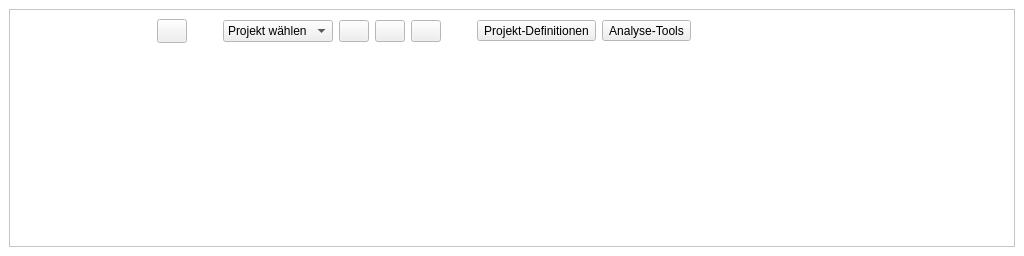
<?xml version="1.0" encoding="UTF-8"?>
<ui version="4.0">
 <class>ProjektCheckDockWidgetBase</class>
 <widget class="QDockWidget" name="ProjektCheckDockWidgetBase">
  <property name="geometry">
   <rect>
    <x>0</x>
    <y>0</y>
    <width>1024</width>
    <height>256</height>
   </rect>
  </property>
  <property name="sizePolicy">
   <sizepolicy hsizetype="Preferred" vsizetype="Fixed">
    <horstretch>0</horstretch>
    <verstretch>0</verstretch>
   </sizepolicy>
  </property>
  <property name="minimumSize">
   <size>
    <width>690</width>
    <height>96</height>
   </size>
  </property>
  <property name="palette">
   <palette>
    <active>
     <colorrole role="Base">
      <brush brushstyle="SolidPattern">
       <color alpha="255">
        <red>255</red>
        <green>255</green>
        <blue>255</blue>
       </color>
      </brush>
     </colorrole>
     <colorrole role="Window">
      <brush brushstyle="SolidPattern">
       <color alpha="255">
        <red>255</red>
        <green>255</green>
        <blue>255</blue>
       </color>
      </brush>
     </colorrole>
    </active>
    <inactive>
     <colorrole role="Base">
      <brush brushstyle="SolidPattern">
       <color alpha="255">
        <red>255</red>
        <green>255</green>
        <blue>255</blue>
       </color>
      </brush>
     </colorrole>
     <colorrole role="Window">
      <brush brushstyle="SolidPattern">
       <color alpha="255">
        <red>255</red>
        <green>255</green>
        <blue>255</blue>
       </color>
      </brush>
     </colorrole>
    </inactive>
    <disabled>
     <colorrole role="Base">
      <brush brushstyle="SolidPattern">
       <color alpha="255">
        <red>255</red>
        <green>255</green>
        <blue>255</blue>
       </color>
      </brush>
     </colorrole>
     <colorrole role="Window">
      <brush brushstyle="SolidPattern">
       <color alpha="255">
        <red>255</red>
        <green>255</green>
        <blue>255</blue>
       </color>
      </brush>
     </colorrole>
    </disabled>
   </palette>
  </property>
  <property name="autoFillBackground">
   <bool>false</bool>
  </property>
  <property name="styleSheet">
   <string notr="true">QFrame {
	image: url(:/images/images/banner_anamorphic_fading_3.png);
	image-position: top right;
}
QLabel{
	image: none;
}</string>
  </property>
  <property name="features">
   <set>QDockWidget::AllDockWidgetFeatures</set>
  </property>
  <property name="windowTitle">
   <string>Projekt-Check // Projekt-Verwaltung</string>
  </property>
  <widget class="QWidget" name="dockWidgetContents">
   <layout class="QVBoxLayout" name="verticalLayout">
    <item>
     <widget class="QFrame" name="frame">
      <property name="sizePolicy">
       <sizepolicy hsizetype="Expanding" vsizetype="Expanding">
        <horstretch>0</horstretch>
        <verstretch>0</verstretch>
       </sizepolicy>
      </property>
      <property name="minimumSize">
       <size>
        <width>56</width>
        <height>56</height>
       </size>
      </property>
      <property name="frameShape">
       <enum>QFrame::StyledPanel</enum>
      </property>
      <property name="frameShadow">
       <enum>QFrame::Raised</enum>
      </property>
      <layout class="QVBoxLayout" name="verticalLayout_2">
       <item>
        <layout class="QHBoxLayout" name="horizontalLayout" stretch="0,0,0,0,0,0,0,0,0,0,0">
         <property name="spacing">
          <number>6</number>
         </property>
         <property name="sizeConstraint">
          <enum>QLayout::SetDefaultConstraint</enum>
         </property>
         <property name="leftMargin">
          <number>0</number>
         </property>
         <property name="topMargin">
          <number>0</number>
         </property>
         <property name="rightMargin">
          <number>0</number>
         </property>
         <property name="bottomMargin">
          <number>0</number>
         </property>
         <item>
          <widget class="QLabel" name="label">
           <property name="sizePolicy">
            <sizepolicy hsizetype="Maximum" vsizetype="Maximum">
             <horstretch>0</horstretch>
             <verstretch>0</verstretch>
            </sizepolicy>
           </property>
           <property name="minimumSize">
            <size>
             <width>132</width>
             <height>24</height>
            </size>
           </property>
           <property name="maximumSize">
            <size>
             <width>132</width>
             <height>24</height>
            </size>
           </property>
           <property name="sizeIncrement">
            <size>
             <width>0</width>
             <height>7</height>
            </size>
           </property>
           <property name="font">
            <font>
             <family>MS Shell Dlg 2</family>
             <pointsize>14</pointsize>
             <weight>50</weight>
             <italic>false</italic>
             <bold>false</bold>
             <strikeout>false</strikeout>
             <kerning>true</kerning>
            </font>
           </property>
           <property name="text">
            <string/>
           </property>
           <property name="textFormat">
            <enum>Qt::AutoText</enum>
           </property>
           <property name="pixmap">
            <pixmap>../../images/ProjektCheck_Logo.png</pixmap>
           </property>
           <property name="scaledContents">
            <bool>true</bool>
           </property>
          </widget>
         </item>
         <item>
          <widget class="QPushButton" name="settings_button">
           <property name="maximumSize">
            <size>
             <width>30</width>
             <height>30</height>
            </size>
           </property>
           <property name="sizeIncrement">
            <size>
             <width>0</width>
             <height>0</height>
            </size>
           </property>
           <property name="text">
            <string/>
           </property>
           <property name="icon">
            <iconset>
             <normaloff>../../images/iconset_mob/20190619_iconset_mob_settings_2.png</normaloff>../../images/iconset_mob/20190619_iconset_mob_settings_2.png</iconset>
           </property>
          </widget>
         </item>
         <item>
          <spacer name="horizontalSpacer_6">
           <property name="orientation">
            <enum>Qt::Horizontal</enum>
           </property>
           <property name="sizeType">
            <enum>QSizePolicy::Fixed</enum>
           </property>
           <property name="sizeHint" stdset="0">
            <size>
             <width>30</width>
             <height>17</height>
            </size>
           </property>
          </spacer>
         </item>
         <item>
          <widget class="QComboBox" name="project_combo">
           <property name="sizePolicy">
            <sizepolicy hsizetype="Preferred" vsizetype="Fixed">
             <horstretch>0</horstretch>
             <verstretch>15</verstretch>
            </sizepolicy>
           </property>
           <property name="font">
            <font>
             <family>MS Shell Dlg 2</family>
            </font>
           </property>
           <property name="focusPolicy">
            <enum>Qt::WheelFocus</enum>
           </property>
           <property name="editable">
            <bool>false</bool>
           </property>
           <property name="currentText">
            <string>Projekt wählen</string>
           </property>
           <property name="maxVisibleItems">
            <number>10</number>
           </property>
           <property name="frame">
            <bool>true</bool>
           </property>
           <item>
            <property name="text">
             <string comment="0">Projekt wählen</string>
            </property>
           </item>
          </widget>
         </item>
         <item>
          <widget class="QPushButton" name="create_project_button">
           <property name="sizePolicy">
            <sizepolicy hsizetype="Minimum" vsizetype="Fixed">
             <horstretch>0</horstretch>
             <verstretch>0</verstretch>
            </sizepolicy>
           </property>
           <property name="maximumSize">
            <size>
             <width>30</width>
             <height>16777215</height>
            </size>
           </property>
           <property name="font">
            <font>
             <family>MS Shell Dlg 2</family>
            </font>
           </property>
           <property name="text">
            <string/>
           </property>
           <property name="icon">
            <iconset>
             <normaloff>../../images/iconset_mob/20190619_iconset_mob_file_create_1.png</normaloff>../../images/iconset_mob/20190619_iconset_mob_file_create_1.png</iconset>
           </property>
          </widget>
         </item>
         <item>
          <widget class="QPushButton" name="clone_project_button">
           <property name="maximumSize">
            <size>
             <width>30</width>
             <height>16777215</height>
            </size>
           </property>
           <property name="font">
            <font>
             <family>MS Shell Dlg 2</family>
            </font>
           </property>
           <property name="text">
            <string/>
           </property>
           <property name="icon">
            <iconset>
             <normaloff>../../images/iconset_mob/20190619_iconset_mob_file_duplicate_1.png</normaloff>../../images/iconset_mob/20190619_iconset_mob_file_duplicate_1.png</iconset>
           </property>
          </widget>
         </item>
         <item>
          <widget class="QPushButton" name="remove_project_button">
           <property name="maximumSize">
            <size>
             <width>30</width>
             <height>16777215</height>
            </size>
           </property>
           <property name="font">
            <font>
             <family>MS Shell Dlg 2</family>
            </font>
           </property>
           <property name="text">
            <string/>
           </property>
           <property name="icon">
            <iconset>
             <normaloff>../../images/iconset_mob/20190619_iconset_mob_file_delete_1.png</normaloff>../../images/iconset_mob/20190619_iconset_mob_file_delete_1.png</iconset>
           </property>
          </widget>
         </item>
         <item>
          <spacer name="horizontalSpacer_3">
           <property name="orientation">
            <enum>Qt::Horizontal</enum>
           </property>
           <property name="sizeType">
            <enum>QSizePolicy::Fixed</enum>
           </property>
           <property name="sizeHint" stdset="0">
            <size>
             <width>30</width>
             <height>17</height>
            </size>
           </property>
          </spacer>
         </item>
         <item>
          <widget class="QToolButton" name="definition_button">
           <property name="sizePolicy">
            <sizepolicy hsizetype="Fixed" vsizetype="Fixed">
             <horstretch>0</horstretch>
             <verstretch>0</verstretch>
            </sizepolicy>
           </property>
           <property name="font">
            <font>
             <family>MS Shell Dlg 2</family>
            </font>
           </property>
           <property name="text">
            <string>Projekt-Definitionen</string>
           </property>
          </widget>
         </item>
         <item>
          <widget class="QToolButton" name="domain_button">
           <property name="sizePolicy">
            <sizepolicy hsizetype="Preferred" vsizetype="Fixed">
             <horstretch>0</horstretch>
             <verstretch>0</verstretch>
            </sizepolicy>
           </property>
           <property name="font">
            <font>
             <family>MS Shell Dlg 2</family>
            </font>
           </property>
           <property name="contextMenuPolicy">
            <enum>Qt::DefaultContextMenu</enum>
           </property>
           <property name="text">
            <string>Analyse-Tools</string>
           </property>
           <property name="checkable">
            <bool>false</bool>
           </property>
           <property name="popupMode">
            <enum>QToolButton::InstantPopup</enum>
           </property>
           <property name="toolButtonStyle">
            <enum>Qt::ToolButtonTextBesideIcon</enum>
           </property>
           <property name="autoRaise">
            <bool>false</bool>
           </property>
           <property name="arrowType">
            <enum>Qt::NoArrow</enum>
           </property>
          </widget>
         </item>
         <item>
          <spacer name="horizontalSpacer">
           <property name="orientation">
            <enum>Qt::Horizontal</enum>
           </property>
           <property name="sizeHint" stdset="0">
            <size>
             <width>330</width>
             <height>20</height>
            </size>
           </property>
          </spacer>
         </item>
        </layout>
       </item>
       <item>
        <spacer name="verticalSpacer">
         <property name="orientation">
          <enum>Qt::Vertical</enum>
         </property>
         <property name="sizeHint" stdset="0">
          <size>
           <width>20</width>
           <height>40</height>
          </size>
         </property>
        </spacer>
       </item>
      </layout>
     </widget>
    </item>
   </layout>
  </widget>
 </widget>
 <resources>
  <include location="resources.qrc"/>
 </resources>
 <connections/>
</ui>
